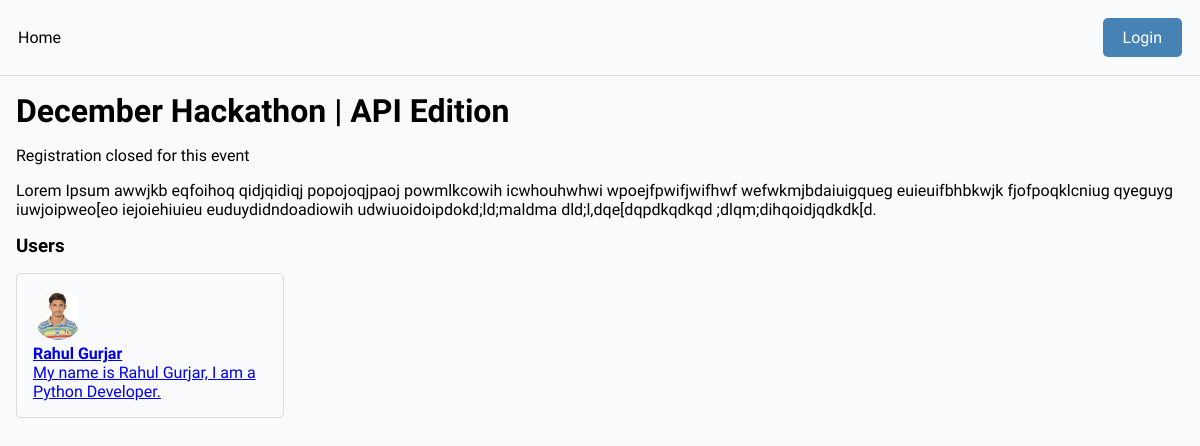
/event/72019598-74fa-46f6-aac9-c5236022cda1/, run on the app's committed database.
### base/models.py (models this page shows, shortened)
class Event(models.Model):
    name = models.CharField(max_length=200)
    description = models.TextField(null=True, blank=True)
    participants = models.ManyToManyField(User, blank=True, related_name='events')
    start_date = models.DateTimeField(null=True)
    end_date = models.DateTimeField(null=True)
    registration_deadline = models.DateTimeField(null=True)
    updated = models.DateTimeField(auto_now=True)
    created = models.DateTimeField(auto_now_add=True)
    id = models.UUIDField(default=uuid.uuid4, unique=True, primary_key=True, editable=False)

class User(AbstractUser):
    name = models.CharField(max_length=200, null=True)
    email = models.EmailField(unique=True)
    bio = models.TextField(blank=True, null=True)
    hackathon_participant = models.BooleanField(default=True, null=True)
    avatar = models.ImageField(default='avatar.png')
    id = models.UUIDField(default=uuid.uuid4, unique=True, primary_key=True, editable=False)
    USERNAME_FIELD = 'email'
    REQUIRED_FIELDS = ['username']
    linkedin = models.URLField(max_length=500, blank=True, null=True)
    facebook = models.URLField(max_length=500, blank=True, null=True)
    github = models.URLField(max_length=500, blank=True, null=True)
    website = models.URLField(max_length=500, blank=True, null=True)
    twitter = models.URLField(max_length=500, blank=True, null=True)

### base/views.py (the view)
# urls.py: path('event/<str:pk>/', views.event_page, name="event"),
def event_page(request, pk):
    event = Event.objects.get(id=pk)
    present = datetime.now().timestamp()
    deadline = event.registration_deadline.timestamp()
    post_deadline = (present > deadline)
    registered = False
    submitted = False
    if request.user.is_authenticated:
        registered = request.user.events.filter(id=event.id).exists()
        submitted = Submission.objects.filter(participant=request.user, event=event).exists()
    context = {'event':event, 'registered':registered, 'submitted':submitted, 'post_deadline':post_deadline}
    return render(request, 'base/event.html', context)

### base/templates/base/event.html
{% extends 'base/main.html' %}
{% block content %}
    <div class="section">
        <h1>{{event.name}}</h1>
    </div>
    {% if post_deadline == False %}
        <div class="section" id="event--action--wrapper" >
            {% if registered %}
                <h4 class="text--success">You have already registered for this event.</h4>
            {% else %}
                <a class="btn btn--primary" href="{% url 'registration-confirmation' event.id %}">Register</a>
            {% endif %}
            {% if submitted %}
                <h4 class="text--success" >You have already submitted your project.</h4>
            {% else %}
                <a class="btn btn--primary" href="{% url 'project-submission' event.id %}">Submit</a>
            {% endif %}
        </div>
    {% else %}
        <p>Registration closed for this event</p>
    {% endif %}
    <div class="section">
        <p>{{event.description|linebreaks|urlize}}</p>
    </div>
    <h3>Users</h3>
    <div class="users--lists section">
        {% for user in event.participants.all %}
            <a href="{% url 'profile' user.id %}">
                <div class="wrapper--user">
                    <img class="user--avatar--sm" src="{{user.avatar.url}}" >
                    <h4>{{user.name}}</h4>
                    {% if user.bio %}
                        <p>{{user.bio|truncatechars:50}}</p>
                    {% endif %}
                </div>
            </a>
        {% endfor %}
    </div>
{% endblock content %}

### base/static/css/main.css (style rules this page uses)
* { box-sizing: border-box; margin: 0; padding: 0; font-family: 'Readex Pro'; background-color: rgb(249, 250, 251); }
.section { margin: 1em 0; }
.wrapper--user { border: 1px solid rgb(219, 219, 218); padding: 1em; border-radius: 5px; }
.users--lists { display: grid; grid-template-columns: 1fr 1fr 1fr 1fr; gap: 2em; }
.user--avatar--sm { height: 50px; width: 50px; object-fit: contain; border-radius: 50%; }

### data on the page
Event: name "December Hackathon | API Edition", description "Lorem Ipsum awwjkb eqfoihoq qidjqidiqj popojoqjpaoj powmlkcowih icwhouhwhwi wpoejfpwifjwifhwf wefwkmjbdaiuigqueg euieuifbhbkwjk fjofpoqklcniug qyeguyg iuwjoipweo[eo iejoiehiuieu euduydidndoadiowih udwiuoidoipdokd;ld;maldma dld;l,dqe[dqpdkqdkqd ;dlqm;dihqoidjqdkdk[d."
User: avatar (picture), name "Rahul Gurjar", bio "My name is Rahul Gurjar, I am a Python Developer."
